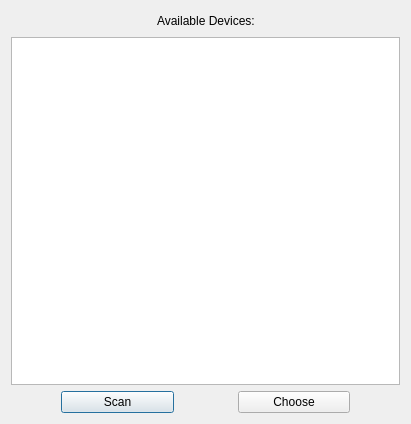
<?xml version="1.0" encoding="UTF-8"?>
<ui version="4.0">
 <class>Dialog</class>
 <widget class="QDialog" name="Dialog">
  <property name="geometry">
   <rect>
    <x>0</x>
    <y>0</y>
    <width>411</width>
    <height>424</height>
   </rect>
  </property>
  <property name="windowTitle">
   <string>Dialog</string>
  </property>
  <layout class="QVBoxLayout" name="verticalLayout">
   <item>
    <layout class="QHBoxLayout" name="horizontalLayout_2">
     <item>
      <spacer name="horizontalSpacer_4">
       <property name="orientation">
        <enum>Qt::Horizontal</enum>
       </property>
       <property name="sizeHint" stdset="0">
        <size>
         <width>40</width>
         <height>20</height>
        </size>
       </property>
      </spacer>
     </item>
     <item>
      <widget class="QLabel" name="label">
       <property name="text">
        <string>Available Devices:</string>
       </property>
      </widget>
     </item>
     <item>
      <spacer name="horizontalSpacer_5">
       <property name="orientation">
        <enum>Qt::Horizontal</enum>
       </property>
       <property name="sizeHint" stdset="0">
        <size>
         <width>40</width>
         <height>20</height>
        </size>
       </property>
      </spacer>
     </item>
    </layout>
   </item>
   <item>
    <widget class="QListWidget" name="listWidget"/>
   </item>
   <item>
    <layout class="QHBoxLayout" name="horizontalLayout">
     <item>
      <spacer name="horizontalSpacer">
       <property name="orientation">
        <enum>Qt::Horizontal</enum>
       </property>
       <property name="sizeType">
        <enum>QSizePolicy::Minimum</enum>
       </property>
       <property name="sizeHint" stdset="0">
        <size>
         <width>50</width>
         <height>20</height>
        </size>
       </property>
      </spacer>
     </item>
     <item>
      <widget class="QPushButton" name="scan_btn">
       <property name="text">
        <string>Scan</string>
       </property>
      </widget>
     </item>
     <item>
      <spacer name="horizontalSpacer_2">
       <property name="orientation">
        <enum>Qt::Horizontal</enum>
       </property>
       <property name="sizeType">
        <enum>QSizePolicy::Maximum</enum>
       </property>
       <property name="sizeHint" stdset="0">
        <size>
         <width>58</width>
         <height>20</height>
        </size>
       </property>
      </spacer>
     </item>
     <item>
      <widget class="QPushButton" name="accept_btn">
       <property name="autoFillBackground">
        <bool>false</bool>
       </property>
       <property name="styleSheet">
        <string notr="true">@
backgroundColourButton-&gt;setStyleSheet(&quot;background-color: blue&quot;);
@</string>
       </property>
       <property name="text">
        <string>Choose</string>
       </property>
      </widget>
     </item>
     <item>
      <spacer name="horizontalSpacer_3">
       <property name="orientation">
        <enum>Qt::Horizontal</enum>
       </property>
       <property name="sizeType">
        <enum>QSizePolicy::Minimum</enum>
       </property>
       <property name="sizeHint" stdset="0">
        <size>
         <width>50</width>
         <height>20</height>
        </size>
       </property>
      </spacer>
     </item>
    </layout>
   </item>
  </layout>
 </widget>
 <resources/>
 <connections/>
</ui>
